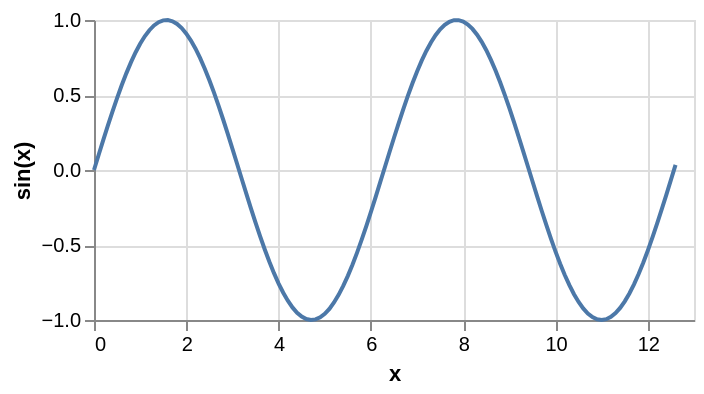

Here is the Vega-Lite specification saved for this chart:
### Vega specification from a JSON file in a GitHub repository (floating-point values rounded to 4 significant figures)
{"$schema": "https://vega.github.io/schema/vega/v5.json", "description": "Plots a function using a generated sequence.", "autosize": "pad", "padding": 5, "width": 300, "height": 150, "style": "cell", "data": [{"name": "source_0", "transform": [{"type": "sequence", "start": 0, "stop": 12.7, "step": 0.1, "as": "x"}, {"type": "formula", "expr": "sin(datum.x)", "as": "sin(x)"}]}], "marks": [{"name": "marks", "type": "line", "style": ["line"], "sort": {"field": "datum[\"x\"]"}, "from": {"data": "source_0"}, "encode": {"update": {"stroke": {"value": "#4c78a8"}, "x": {"scale": "x", "field": "x"}, "y": {"scale": "y", "field": "sin(x)"}, "defined": {"signal": "datum[\"x\"] !== null && isFinite(datum[\"x\"]) && datum[\"sin(x)\"] !== null && isFinite(datum[\"sin(x)\"])"}}}}], "scales": [{"name": "x", "type": "linear", "domain": {"data": "source_0", "field": "x"}, "range": [0, {"signal": "width"}], "nice": true, "zero": false}, {"name": "y", "type": "linear", "domain": {"data": "source_0", "field": "sin(x)"}, "range": [{"signal": "height"}, 0], "nice": true, "zero": true}], "axes": [{"scale": "x", "orient": "bottom", "gridScale": "y", "grid": true, "tickCount": {"signal": "ceil(width/40)"}, "domain": false, "labels": false, "maxExtent": 0, "minExtent": 0, "ticks": false, "zindex": 0}, {"scale": "y", "orient": "left", "gridScale": "x", "grid": true, "tickCount": {"signal": "ceil(height/40)"}, "domain": false, "labels": false, "maxExtent": 0, "minExtent": 0, "ticks": false, "zindex": 0}, {"scale": "x", "orient": "bottom", "grid": false, "title": "x", "labelFlush": true, "labelOverlap": true, "tickCount": {"signal": "ceil(width/40)"}, "zindex": 0}, {"scale": "y", "orient": "left", "grid": false, "title": "sin(x)", "labelOverlap": true, "tickCount": {"signal": "ceil(height/40)"}, "zindex": 0}]}
